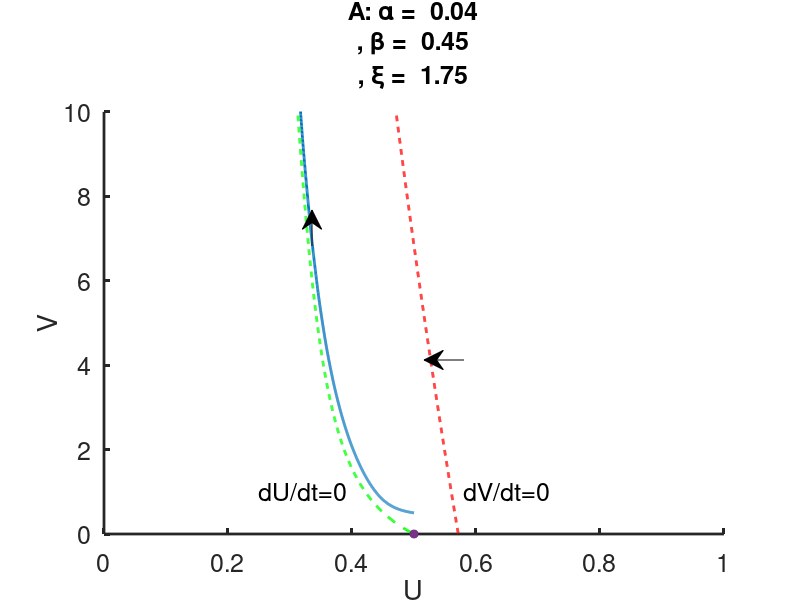
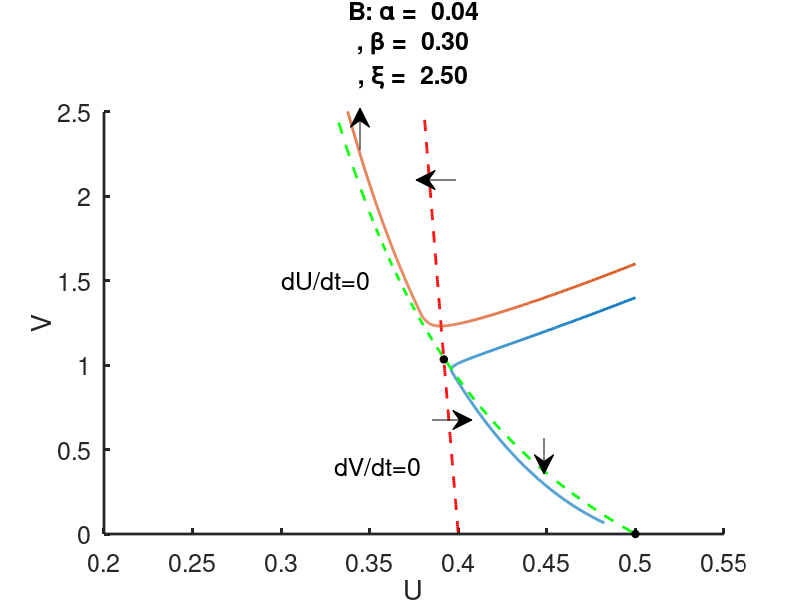
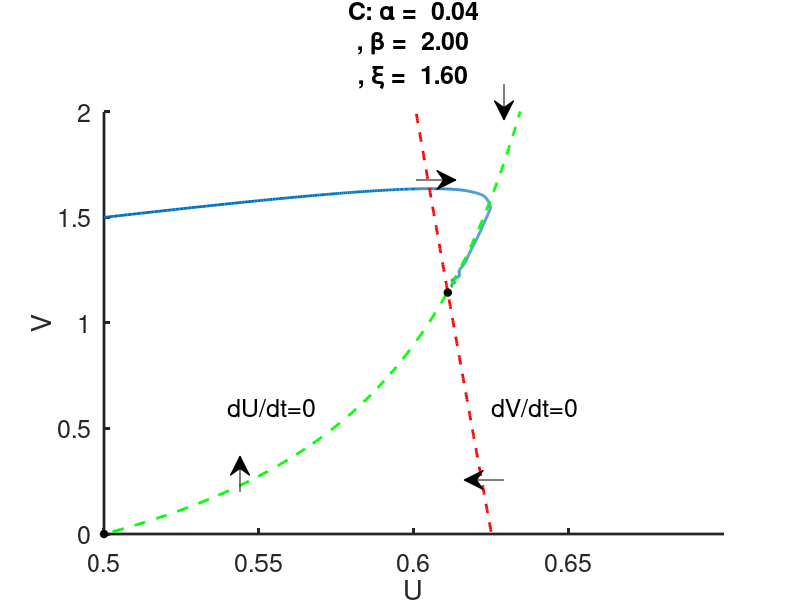
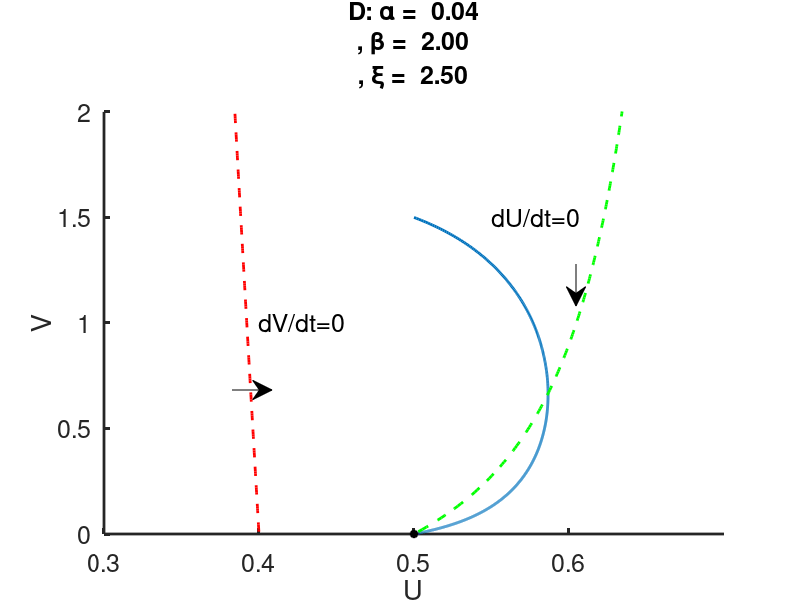

Write MATLAB code to recreate these figures, in order.

%  -------------------------------------------------------------------
%
%   Phase portraits for leukocyte dynamics. With non-zero alpha.
%
%   For Chapter 13, Section 13.2.2 of
%   Keener and Sneyd, Mathematical Physiology, 3rd Edition, Springer.
%
%   Written by James Keener and James Sneyd.
%
%  -------------------------------------------------------------------


function leukocyte_dynamics
close all
clear all
clc
set(0,                           ...
   'defaultaxesfontsize', 18,   ...
   'defaultaxeslinewidth', 2.0, ...
   'defaultlinelinewidth', 2.0);
global N
formatSpecF = '%6.2f\n';

%parameters
p.g0=0.2;
p.b0=1;

% choose Icase = 1 or 2;
Icase = 2;

if (Icase ==1)
    alist =[0.5,0.75,1]; % three values of alpha
    xivals=[1.5,2.5,1.7,2.5,1.7];
    bvals = [0.45,.3,2,2,0.5];
    vinit=[0.5,14.5,1.5,1.5,1.0,13.5,2.5];
    tend=[15,30,30,30,30];
end
if(Icase==2)
    xivals=[1.75,2.5,1.6,2.5,2.5];
    bvals = [0.45,.3,2,2,0.5];
    vinit=[0.5,1.4,1.5,1.5,5.1,1.6,5.5];
    tend=[15,40,30,30,300];
    alist=[0.04];% one value of alpha
end

p.a = alist(1);
U0 = p.b0/(1+p.b0);
for j = 1:length(bvals);
    p.b = bvals(j);
    p.xi = xivals(j);
    v=[0:.011:400];
    f = F(p.a*v);
    u1= (p.b0+p.b*v)./((p.b0+p.b*v).*f.*exp(-p.a*v)+ (v.*f+1)) ;
    
    u2=1./(p.xi*f);
    diff = u1-u2;
    ndx =find(diff(1:end-1).*diff(2:end) <=0);
    
    N=1;
    init = [U0 ,vinit(j)];
    if (j==2) N=2;
        init = [U0 ,vinit(j),U0,vinit(6)];
    end
    if (j==5) 
        N=2;
        init = [U0 ,vinit(j),U0,vinit(7)];
    end
    
    %make some phase portraits
    dt=0.01;
    tspan = [0:dt:tend(j)];
    [t,sol] = ode23(@(t,x)rhs(t,x,p),tspan,init);
    
    figure(j)
    plot( sol(:,1) ,sol(:,2),u1,v,'g--',u2,v,'r--','linewidth',2)
    hold on
    plot(U0,0,'k*','linewidth',2)
    if (~isempty(ndx))
        plot(u2(ndx),v(ndx),'k*','linewidth',2)
    end
    
    
    xlabel('U')
    ylabel('V')
    box off
    if(Icase==1)
        if (j==1)
            text(0.36,0.5,'dU/dt=0','fontsize',18)
            text(0.55,1.,'dV/dt=0','fontsize',18)
            annotation('arrow', [.55,.5],[.4,.4])
            annotation('arrow', [.38,.38],[.44,.5])
            plot(0.5,0,'*','linewidth',2)
            title(strcat('A: \alpha = ',sprintf(formatSpecF,p.a), ', \beta = ',sprintf(formatSpecF,p.b), ', \xi = ',sprintf(formatSpecF,p.xi)),'fontsize',18)
            axis([0.2 0.8 0 3.5])
        end
        if (j==2)
            plot( sol(:,3) ,sol(:,4))
            text(0.34,2,'dU/dt=0','fontsize',18)
            text(0.12,3,'dV/dt=0','fontsize',18)
            annotation('arrow', [.38,.44],[.3,.3])
            annotation('arrow', [.64,.64],[.24,.18])
            axis([.05 .55 0 11])
            title(strcat('B: \alpha = ',sprintf(formatSpecF,p.a), ', \beta = ',sprintf(formatSpecF,p.b), ', \xi = ',sprintf(formatSpecF,p.xi)),'fontsize',18)
        end
        if (j==3)
            text(0.65,0.85,'dU/dt=0','fontsize',18)
            text(0.47,.55,'dV/dt=0','fontsize',18)
            annotation('arrow', [.54,.49],[.17,.17])
            annotation('arrow', [.25 ,.30],[.4,.4])
            annotation('arrow', [.35,.35],[.14,.2])
            annotation('arrow', [.77,.77],[.57,.51])
            axis([.45 .7 0 2])
            title(strcat('C: \alpha = ',sprintf(formatSpecF,p.a), ', \beta = ',sprintf(formatSpecF,p.b), ', \xi = ',sprintf(formatSpecF,p.xi)),'fontsize',18)
        end
        if (j==4)
            text(0.63,.66,'dU/dt=0','fontsize',18)
            text(0.35,.75,'dV/dt=0','fontsize',18)
            annotation('arrow', [.19,.24],[.35,.35])
            annotation('arrow', [.82,.82],[.56,.5])
            axis([.3 .7 0 2])
            title(strcat('D: \alpha = ',sprintf(formatSpecF,p.a), ', \beta = ',sprintf(formatSpecF,p.b), ', \xi = ',sprintf(formatSpecF,p.xi)),'fontsize',18)
        end
        if (j==5)
            text(0.3,4,'dU/dt=0','fontsize',18)
            text(0.25,2.5,'dV/dt=0','fontsize',18)
            annotation('arrow', [.88,.83],[.167,.167])
            annotation('arrow', [.78,.78],[.13,.17])
            axis([.1 .55 0 10])
            title(strcat('E: \alpha = ',sprintf(formatSpecF,p.a), ', \beta = ',sprintf(formatSpecF,p.b), ', \xi = ',sprintf(formatSpecF,p.xi)),'fontsize',18)
        end
    end
    
    if(Icase==2)
        if (j==1)
            text(0.25,1,'dU/dt=0','fontsize',18)
            text(0.58,1.,'dV/dt=0','fontsize',18)
            annotation('arrow', [.58,.53],[.4,.4])
            annotation('arrow', [.39,.39],[.59,.65])
            plot(0.5,0,'*','linewidth',2)
            title(strcat('A: \alpha = ',sprintf(formatSpecF,p.a), ', \beta = ',sprintf(formatSpecF,p.b), ', \xi = ',sprintf(formatSpecF,p.xi)),'fontsize',18)
            axis([0 1 0 10])
        end
        if (j==2)
            plot( sol(:,3) ,sol(:,4))
            text(0.3,1.5,'dU/dt=0','fontsize',18)
            text(0.33,0.4,'dV/dt=0','fontsize',18)
            annotation('arrow', [.54,.59],[.3,.3])
            annotation('arrow', [.45,.45],[.75,.82])
            annotation('arrow', [.57,.52],[.7,.7])
            annotation('arrow', [.68,.68],[.27,.21])
            axis([.2 .55 0 2.5])
            title(strcat('B: \alpha = ',sprintf(formatSpecF,p.a), ', \beta = ',sprintf(formatSpecF,p.b), ', \xi = ',sprintf(formatSpecF,p.xi)),'fontsize',18)
        end
        if (j==3)
            text(0.54,0.6,'dU/dt=0','fontsize',18)
            text(0.625,.6,'dV/dt=0','fontsize',18)
            annotation('arrow', [.63,.58],[.2,.2])
            annotation('arrow', [.52 ,.57],[.7,.7])
            annotation('arrow', [.3,.3],[.18,.24])
            annotation('arrow', [.63,.63],[.86,.8])
            axis([.5 .7 0 2])
            title(strcat('C: \alpha = ',sprintf(formatSpecF,p.a), ', \beta = ',sprintf(formatSpecF,p.b), ', \xi = ',sprintf(formatSpecF,p.xi)),'fontsize',18)
        end
        if (j==4)
            text(0.55,1.5,'dU/dt=0','fontsize',18)
            text(0.4,1.,'dV/dt=0','fontsize',18)
            annotation('arrow', [.29,.34],[.35,.35])
            annotation('arrow', [.72,.72],[.56,.49])
            axis([.3 .7 0 2])
            title(strcat('D: \alpha = ',sprintf(formatSpecF,p.a), ', \beta = ',sprintf(formatSpecF,p.b), ', \xi = ',sprintf(formatSpecF,p.xi)),'fontsize',18)
        end
        if (j==5)
            plot( sol(:,3) ,sol(:,4))
            text(0.45,1.,'dU/dt=0','fontsize',18)
            text(0.35,1.,'dV/dt=0','fontsize',18)
            annotation('arrow', [.38,.43],[.25,.25])
            annotation('arrow', [.5,.5],[.27,.2])
            axis([.3 .55 0 8])
            title(strcat('E: \alpha = ',sprintf(formatSpecF,p.a), ', \beta = ',sprintf(formatSpecF,p.b), ', \xi = ',sprintf(formatSpecF,p.xi)),'fontsize',18)
        end
        figure(j)
        hold off
    end
end

% now plot the parameter curves

V=[0.1:.1:1000];

for k = 1:length(alist)
    p.a = alist(k);
    cA=p.a^2*V.^4;
    cB=- V.*(-2*p.a^2*V.^2*p.b0 + p.a*V - 2*exp(p.a*V) + 2);
    cC= p.b0*(p.a^2*V.^2*p.b0 -p.a*V- 1 + exp(p.a*V).*(1 - V.^2*p.a));
    disc=cB.^2-4*cA.*cC;
    b1 = (-cB+sqrt(disc))./(2*cA);
    %b2 = (-cB-sqrt(disc))./(2*cA);
    
    ndx=find(b1>0);
    onebyxi1= p.a*V.*(p.b0 + b1.*V)./(1 - exp(-p.a*V) + p.a*V.^2 + p.a*V.*exp(-p.a*V).*(p.b0 + b1.*V));
    %onebyxi2= a*V.*(p.b0 + b2.*V)./(1 - exp(-a*V) + a*V.^2 + a*V.*exp(-a*V).*(p.b0 + b2.*V));
    
    figure(6)
    ln(k)=plot(1./b1(ndx),1./onebyxi1(ndx));
    hold on
end


xlabel('1/\beta','fontsize',20)
ylabel('\xi','fontsize',20)
text(1,2.5,'D: \{0\}','fontsize',18)
text(0.5,1.3,'C: \{V_p\}','fontsize',18)
if(Icase==2)
    text(1.64,2.12,'\{0,V_p\}','fontsize',16)
end
if(Icase==1)
    text(1.9,1.85,'\{V_p,\infty\}','fontsize',16)
end
text(3,1,'A: \{\infty\}','fontsize',18)
text(3,2.5,'B: \{0,\infty\}','fontsize',18)

figure(6)
plot([0,4],[0,4],'--',[0,4],[1/U0,1/U0],'--' );%,1./bvals,xivals,'r*')  add this if you want to see where the phase portraits are in parameter space
box off
if(Icase==2)
    title(strcat('\alpha = ',sprintf(formatSpecF,p.a)),'fontsize',18)
end
axis([0 4 0 4])

hold off
if (Icase==1)
    legend('boxoff')
    legend([ln(1),ln(2),ln(3)],strcat('\alpha = ',sprintf(formatSpecF,alist(1))),strcat('\alpha = ',sprintf(formatSpecF,alist(2))),strcat('\alpha = ',sprintf(formatSpecF,alist(3))),'fontsize',18,'location','northwest')
end

%%
function out=rhs(t,x,p)
global N

out = [];
for j = 1:N
    u=x(2*j-1); % leukocyte mass
    v=x(2*j); %
    f = F(p.a*v);
    
    up = p.g0*((p.b0+p.b*v)*(1-u*f*exp(-p.a*v))-u*(v*f+1));
    vp = v*(1-p.xi*u*f);
    
    out =[out;up;vp];
end

%%
function f = F(z)
if(z<1.e-4)
    f=1 +  z/2 +  z.^2/12 -  z.^4./720;
else
    f=z./(1-exp(-z));
end
